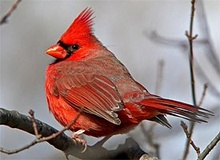
%> input picture Project 4_Feature_Description/cardinal1.jpg, 220 x 160 px, shrunk from 275 x 200 before the run
$ octave --eval "result = extract_keypoints(imread('cardinal1.jpg'));"   (GNU Octave 9; MATLAB toolbox functions it lacks are replaced by stand-ins)
%> lines starting %> are read from the running program, lines starting %| are printed output that depends on the picture
function [x,y,scores,Ih,Iv]=extract_keypoints(image)
    %part a
    k=0.05;
    n=2;%window size=5

    rows=size(image,1);
%> rows = 160
    cols=size(image,2);
%> cols = 220
    im1=double(rgb2gray(image));
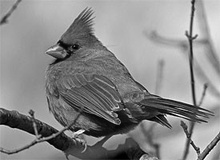
%> im1: size 160x220 double; min 0, max 253, mean 137.2
    f1=[-1 0 1;-2 0 2;-1 0 1];%sobel vertical
    f2=f1';%sobel horizontal
    Iv=imfilter(im1,f1);
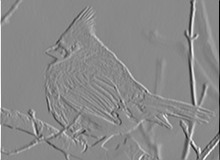
%> Iv: size 160x220 double; min -900, max 771, mean 0.4; drawn with min black and max white
    Ih=imfilter(im1,f2);
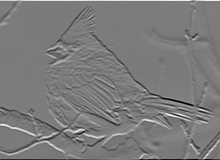
%> Ih: size 160x220 double; min -867, max 917, mean -1.6; drawn with min black and max white


    %part b
    %calculating M and R for each pixel
    R=double(zeros(rows,cols));
    for i=1:rows
       for j=1:cols
           M=double(zeros(2,2));
           for ii=i-n:i+n
              for jj=j-n:j+n
                  %skip if neighbors are out of bound
                  if ii<1 || ii>rows || jj<1 || jj>cols
                        continue
                  end
                  M=M+[Ih(ii,jj)^2 Ih(ii,jj)*Iv(ii,jj); Ih(ii,jj)*Iv(ii,jj) Iv(ii,jj)^2];

              end
           end

           detM=double(det(M));
           trM=double(trace(M));
           R(i,j)=detM - k*(trM^2);
       end
    end
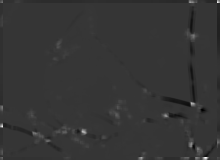
%> R: size 160x220 double; min -2.15e+12, max 8.01e+12, mean 2.21e+09; drawn with min black and max white


    %part c, setting the threshold to values top 1 percent
    tmp=sort(R(:)');
    Threshold=tmp(1,uint16(rows)*uint16(cols)-uint16(double(rows)*double(cols)*0.01));
%> Threshold = 9.85e+11

    x=[];
    y=[];
    scores=[];
     for i=1:rows
       for j=1:cols
           if R(i,j)>Threshold
                  skip=0;
                  for a=i-n:i+n
                     for b=j-n:j+n
                        if a>0 && a<rows && b>0 && b<cols && a~=i && b~=j && R(a,b) > R(i,j)
                            skip=1;
                        end
                     end
                  end
                  if skip==1
                     continue
                  end

               x=[x j];
               y=[y i];
               scores=[scores R(i,j)];
           end
       end
     end
%> after the loop, scores = 73 values, max 8.01e+12 at index 71, min 9.94e+11 at index 17, mean 2.65e+12; skip = 1; x = 73 values, max 219 at index 10, min 2 at index 32, mean 119.8; y = 73 values from 2 to 159


    %part d
    tmp_x=[];
    tmp_y=[];
    tmp_scores=[];

    for i=1:size(scores,2)
        %eliminating edge pixels
       if x(1,i)>1 && x(1,i)<cols && y(1,i)>1 && y(1,i)<rows

          tmp_x=[tmp_x x(1,i)];
          tmp_y=[tmp_y y(1,i)];
          tmp_scores=[tmp_scores scores(1,i)];

       end
    end
%> this loop made 73 passes
%> (tmp_x, tmp_y, tmp_scores) on passes 1 to 6: (3, 2, 1.83e+12), ([3 3], [2 3], [1.83e+12 2.35e+12]), ([3 3 190], [2 3 3], [1.83e+12 2.35e+12 3.33e+12]), ([3 3 190 191], [2 3 3 3], [1.83e+12 2.35e+12 3.33e+12 3.98e+12]), ([3 3 190 191 192], [2 3 3 3 3], [1.83e+12 2.35e+12 3.33e+12 3.98e+12 3.18e+12]), ([3 3 190 191 192 193], [2 3 3 3 3 3], [1.83e+12 2.35e+12 3.33e+12 3.98e+12 3.18e+12 3.26e+12])
%> (tmp_x, tmp_y) on passes 7 to 12: ([3 3 190 191 192 193 194], [2 3 3 3 3 3 3]), ([3 3 190 191 192 193 194 197], [2 3 3 3 3 3 3 3]), ([3 3 190 191 192 193 194 197 218], [2 3 3 3 3 3 3 3 3]), ([3 3 190 191 192 193 194 197 218 219], [2 3 3 3 3 3 3 3 3 3]), ([3 3 190 191 192 193 194 197 218 219 188], [2 3 3 3 3 3 3 3 3 3 34]), ([3 3 190 191 192 193 194 197 218 219 188 188], [2 3 3 3 3 3 3 3 3 3 34 35])
%> after the loop, tmp_scores has the same summary as scores; tmp_x has the same summary as x; tmp_y = 73 values from 2 to 159

    x=tmp_x;
    y=tmp_y;
    scores=tmp_scores;


    %part e
    figure
    imagesc(image);
    hold on

    for i=1:size(scores,2)
        if scores(i)>0
            plot( x(i),y(i), 'bo', 'MarkerSize',scores(i) / (10^11));
        end
    end
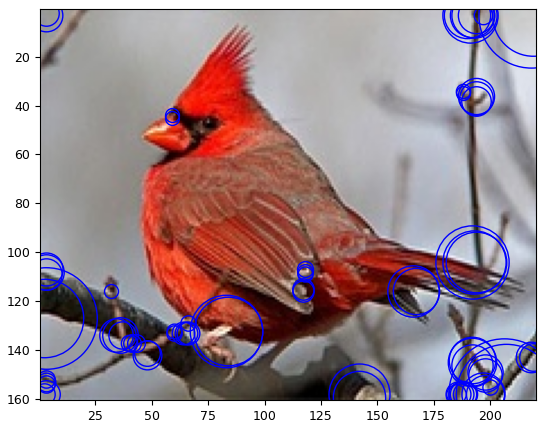
%> figure redrawn from the program's plot data
%> `result = extract_keypoints(imread('cardinal1.jpg'));`: result has the same summary as x in extract_keypoints

    saveas(gcf, 'vis1.png');
end
